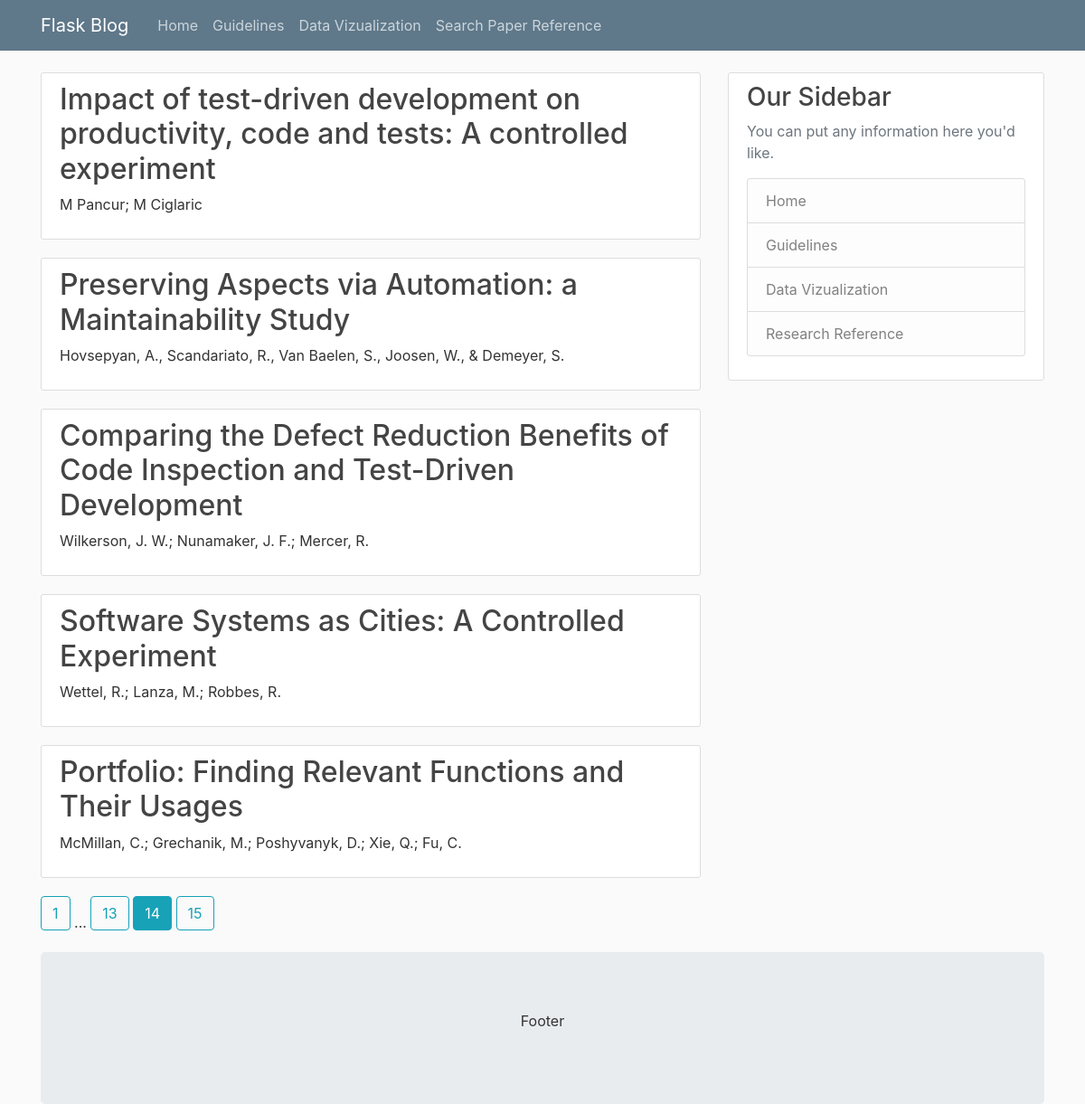
The page /search?page=14 on the database its author committed.
### flaskblog/models.py (models this page shows)
class Publication(db.Model):
    pub_id = db.Column(db.Integer, primary_key=True)
    title = db.Column(db.String(200), nullable=False)
    year = db.Column(db.Integer, nullable=False)
    venue = db.Column(db.String(20), nullable=False)
    authors = db.Column(db.String(200), nullable=False)
    experiments = db.relationship("Experiment", backref="exp_pub", lazy=True)

### flaskblog/finder/routes.py (the view)
@finder.route("/search")
def search():
    page = request.args.get('page', 1, type=int)
    pubs = Publication.query.order_by(
        Publication.year.desc()).paginate(page=page, per_page=5)
    return render_template('research.html', pubs=pubs)

### flaskblog/templates/research.html
{% extends "layout.html" %}
{% block content %}
    {% for post in pubs.items %}
        <article class="media content-section">
          <div class="media-body">
            <h2><a class="article-title" href="{{ url_for('finder.details', pub_id=post.pub_id) }}">{{ post.title }}</a></h2>
            <p class="article-content">{{ post.authors }}</p>
          </div>
        </article>
    {% endfor %}
    {% for page_num in pubs.iter_pages(left_edge=1, right_edge=1, left_current=1, right_current=2) %}
      {% if page_num %}
        {% if pubs.page == page_num %}
          <a class="btn btn-info mb-4" href="{{ url_for('finder.search', page=page_num) }}">{{ page_num }}</a>
        {% else %}
          <a class="btn btn-outline-info mb-4" href="{{ url_for('finder.search', page=page_num) }}">{{ page_num }}</a>
        {% endif %}
      {% else %}
        ...
      {% endif %}
    {% endfor %}
{% endblock content %}

### flaskblog/static/main.css (style rules this page uses)
body { background: #fafafa; color: #333333; margin-top: 5rem; }
h1, h2, h3, h4, h5, h6 { color: #444444; }
.content-section { background: #ffffff; padding: 10px 20px; border: 1px solid #dddddd; border-radius: 3px; margin-bottom: 20px; }
.article-title { color: #444444; }
.article-content { white-space: pre-line; }

### rows shown on the page
Publication: title "Impact of test-driven development on productivity, code and tests: A controlled experiment", authors "M Pancur; M Ciglaric"
Publication: title "Preserving Aspects via Automation: a Maintainability Study", authors "Hovsepyan, A., Scandariato, R., Van Baelen, S., Joosen, W., & Demeyer, S."
Publication: title "Comparing the Defect Reduction Benefits of Code Inspection and Test-Driven Development", authors "Wilkerson, J. W.; Nunamaker, J. F.; Mercer, R."
Publication: title "Software Systems as Cities: A Controlled Experiment", authors "Wettel, R.; Lanza, M.; Robbes, R."
Publication: title "Portfolio: Finding Relevant Functions and Their Usages", authors "McMillan, C.; Grechanik, M.; Poshyvanyk, D.; Xie, Q.; Fu, C."

### other values the page prints
{{ page_num }} "1" "13" "15"
{{ page_num }} "14"
